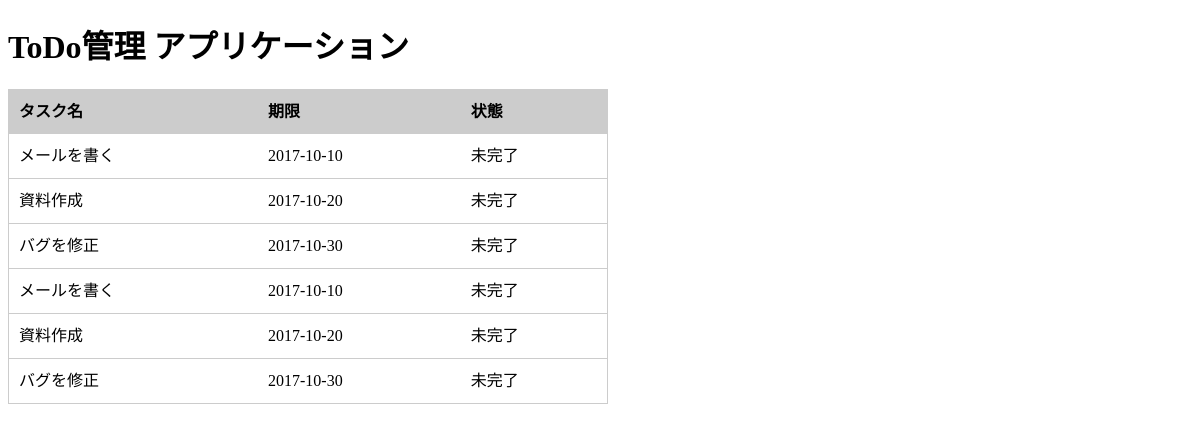
The page / on the database its author committed.
### tables this page shows
CREATE TABLE todo(
	id INTEGER PRIMARY KEY AUTOINCREMENT,
	name TEXT,
	duedate TEXT,
    status TEXT,
    memo TEXT
);

### views.py (the view)
@app.route("/")
def index():
   connection = get_db_connection()
   cursor = connection.cursor()
   res = cursor.execute('SELECT * FROM todo')
   return render_template('index.html', todo_list=res.fetchall())

### views.py (called while the page is built)
def get_db_connection():
    connection = sqlite3.connect(sqlite_path)
    connection.row_factory = sqlite3.Row
    return connection

### templates/index.html (shortened to what this page needs)
<!DOCTYPE html>
<html>
<head>
<link rel="stylesheet" type="text/css" href="{{ url_for('static', filename='css/style.css') }}">
</head>
<body>
    <h1>ToDo管理 アプリケーション</h1>
    <table>
        <tr>
            <th>タスク名</th>
            <th>期限</th>
            <th>状態</th>
        </tr>
        {% for v in todo_list %}
        <tr>
            <td>{{ v['name'] }}</td>
            <td>{{ v['duedate'] }}</td>
            <td>{{ v['status'] }}</td>
       </tr>
        {% endfor %}
    </table>
</body>
</html>

### static/css/style.css (style rules this page uses)
table { border-collapse: collapse; text-align: left; line-height: 1.5; border: 1px solid #ccc; width:600px; }
th { padding: 10px; font-weight: bold; background: #ccc; color: black; }
td { padding: 10px; vertical-align: top; border-bottom: 1px solid #ccc; }

### rows shown on the page
todo: name "メールを書く", duedate "2017-10-10", status "未完了"
todo: name "資料作成", duedate "2017-10-20", status "未完了"
todo: name "バグを修正", duedate "2017-10-30", status "未完了"
todo: name "メールを書く", duedate "2017-10-10", status "未完了"
todo: name "資料作成", duedate "2017-10-20", status "未完了"
todo: name "バグを修正", duedate "2017-10-30", status "未完了"
